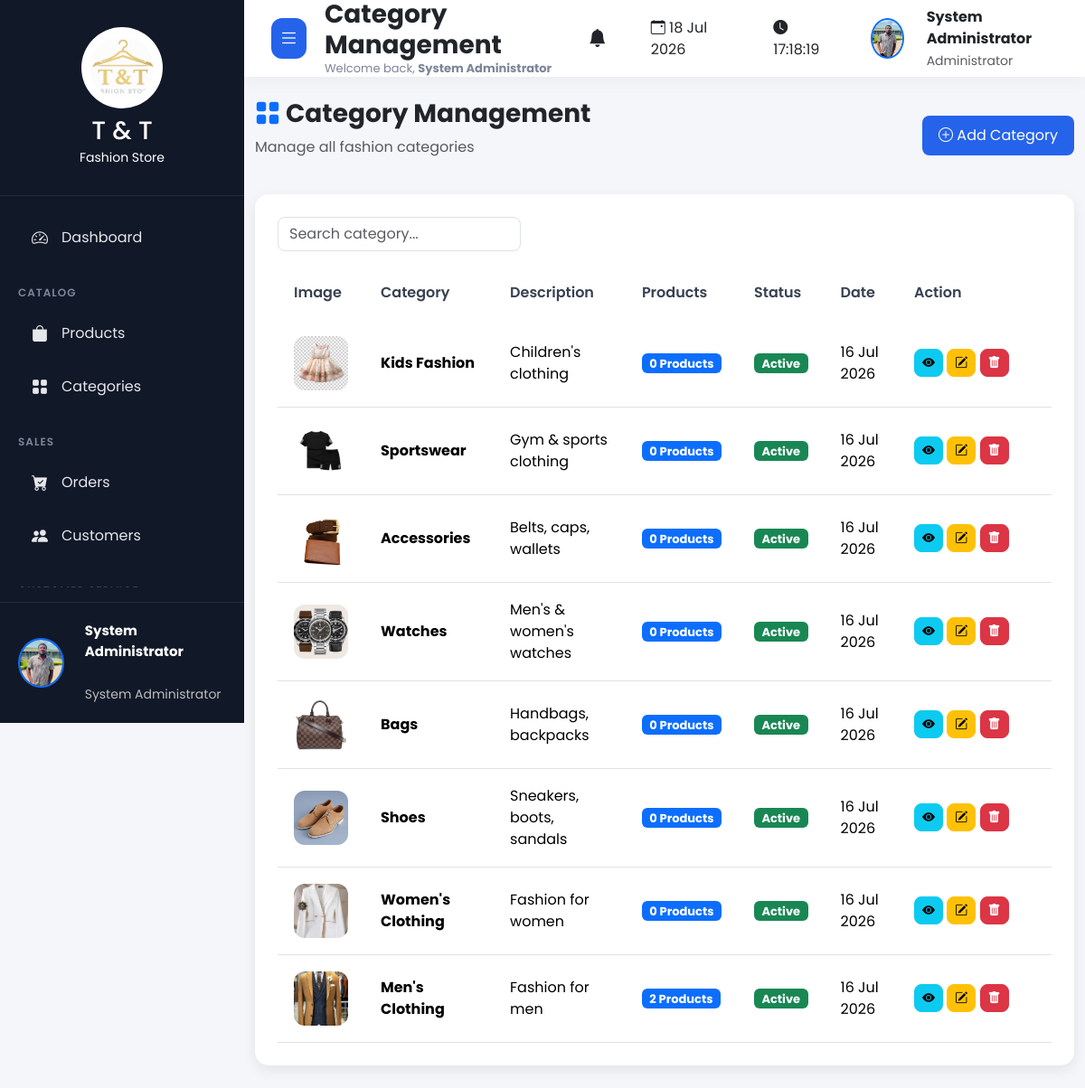
Screenshot of /admin/categories/index.php (signed in) with the database file from the repository.
### tables this page shows
CREATE TABLE `settings` (
  `id` int(11) NOT NULL,
  `store_name` varchar(150) DEFAULT NULL,
  `phone` varchar(50) DEFAULT NULL,
  `email` varchar(150) DEFAULT NULL,
  `address` text DEFAULT NULL,
  `logo` varchar(255) DEFAULT NULL,
  `website` varchar(255) DEFAULT NULL,
  `currency` varchar(20) DEFAULT 'RWF',
  `tax` decimal(5,2) DEFAULT 0.00,
  `shipping_fee` decimal(10,2) DEFAULT 0.00,
  `footer_text` text DEFAULT NULL,
  `facebook` varchar(255) DEFAULT NULL,
  `instagram` varchar(255) DEFAULT NULL,
  `twitter` varchar(255) DEFAULT NULL,
  `created_at` timestamp NOT NULL DEFAULT current_timestamp(),
  `updated_at` timestamp NOT NULL DEFAULT current_timestamp() ON UPDATE current_timestamp()
);

CREATE TABLE `categories` (
  `id` int(11) NOT NULL,
  `category_name` varchar(100) NOT NULL,
  `description` text DEFAULT NULL,
  `image` varchar(255) DEFAULT 'default-category.png',
  `status` enum('Active','Inactive') DEFAULT 'Active',
  `created_at` timestamp NOT NULL DEFAULT current_timestamp()
);

### admin/categories/index.php (the view, shortened to what this page needs)
<?php
include("../../config/db.php");
$categories = mysqli_query($conn,"
SELECT c.*,
(
SELECT COUNT(*)
FROM products p
WHERE p.category_id=c.id
) AS total_products
FROM categories c
ORDER BY id DESC
");
?>
<!DOCTYPE html>
<html lang="en">
<head>
<link href="https://cdn.jsdelivr.net/npm/bootstrap@5.3.3/dist/css/bootstrap.min.css" rel="stylesheet">
<link href="https://cdn.jsdelivr.net/npm/bootstrap-icons@1.11.3/font/bootstrap-icons.css" rel="stylesheet">
<link rel="stylesheet" href="../../assets/css/dashboard.css">
</head>
<body>
<?php
include("../includes/header.php");
include("../includes/sidebar.php");
include("../includes/topbar.php");
?>
<div class="container-fluid mt-4">
<div class="d-flex justify-content-between align-items-center mb-4">
<div>
<h3 class="fw-bold">
<i class="bi bi-grid-fill text-primary"></i>
Category Management
</h3>
<p class="text-muted">
Manage all fashion categories
</p>
</div>
<a href="add.php" class="btn btn-primary">
<i class="bi bi-plus-circle"></i>
Add Category
</a>
</div>
<div class="content-card">
<div class="row mb-3">
<div class="col-md-4">
<input
type="text"
id="searchCategory"
class="form-control"
placeholder="Search category...">
</div>
</div>
<div class="table-responsive">
<table class="table table-hover align-middle" id="categoryTable">
<thead>
<tr>
<th>Image</th>
<th>Category</th>
<th>Description</th>
<th>Products</th>
<th>Status</th>
<th>Date</th>
<th width="170">Action</th>
</tr>
</thead>
<tbody>
<?php
if(mysqli_num_rows($categories)>0){
while($row=mysqli_fetch_assoc($categories)){
?>
<tr>
<td>
<img
src="../../assets/images/categories/<?php echo $row['image']; ?>"
style="width:60px;height:60px;border-radius:12px;object-fit:cover;">
</td>
<td>
<strong>
<?php echo $row['category_name']; ?>
</strong>
</td>
<td>
<?php echo $row['description']; ?>
</td>
<td>
<span class="badge bg-primary">
<?php echo $row['total_products']; ?>
Products
</span>
</td>
<td>
<?php
if($row['status']=="Active"){
?>
<span class="badge bg-success">
Active
</span>
<?php
}else{
?>
<span class="badge bg-secondary">
Inactive
</span>
<?php
}
?>
</td>
<td>
<?php
echo date("d M Y",strtotime($row['created_at']));
?>
</td>
<td>
<a
href="view.php?id=<?php echo $row['id']; ?>"
class="btn btn-info btn-sm"
title="View">
<i class="bi bi-eye-fill"></i>
</a>
<a
href="edit.php?id=<?php echo $row['id']; ?>"
class="btn btn-warning btn-sm"
title="Edit">
<i class="bi bi-pencil-square"></i>
</a>
<button
class="btn btn-danger btn-sm"
data-bs-toggle="modal"
data-bs-target="#delete<?php echo $row['id']; ?>"
title="Delete">
<i class="bi bi-trash-fill"></i>
</button>
</td>
</tr>
<?php
}
}
?>
</tbody>
</table>
</div>
</div>
</div>
</div>
</body>
</html>

### admin/includes/sidebar.php (shortened to what this page needs)
<?php
$currentPage = basename($_SERVER['PHP_SELF']);
$settings = [];
$settingsQuery = mysqli_query($conn,"SELECT * FROM settings LIMIT 1");
if($settingsQuery && mysqli_num_rows($settingsQuery)>0){
    $settings = mysqli_fetch_assoc($settingsQuery);
}
$storeLogo = "logo.png";
if(!empty($settings['logo'])){
    $storeLogo = $settings['logo'];
}
$adminPhoto = "default.png";
if(isset($_SESSION['admin_photo']) && !empty($_SESSION['admin_photo'])){
    $adminPhoto = $_SESSION['admin_photo'];
}
?>
<div class="sidebar">
    <div class="sidebar-header text-center">
        <img
        src="<?php echo SITE_URL; ?>/assets/images/settings/<?php echo htmlspecialchars($storeLogo); ?>"
        alt="T & T Fashion Store"
        class="img-fluid mb-2"
        style="
        width:90px;
        height:90px;
        object-fit:contain;
        ">
        <h3 class="mb-0">
            <?php
            echo !empty($settings['store_name'])
            ? "T & T"
            : "T & T";
            ?>
        </h3>
        <small>
            Fashion Store
        </small>
    </div>
    <ul class="sidebar-menu">
        <li class="<?php echo ($currentPage=="dashboard.php") ? "active" : ""; ?>">
            <a href="<?php echo SITE_URL; ?>/admin/dashboard.php">
                <i class="bi bi-speedometer2"></i>
                <span>Dashboard</span>
            </a>
        </li>
        <li class="menu-title">
            Catalog
        </li>
        <li>
            <a href="<?php echo SITE_URL; ?>/admin/products/index.php">
                <i class="bi bi-bag-fill"></i>
                <span>Products</span>
            </a>
        </li>
        <li>
            <a href="<?php echo SITE_URL; ?>/admin/categories/index.php">
                <i class="bi bi-grid-fill"></i>
                <span>Categories</span>
            </a>
        </li>
        <li class="menu-title">
            Sales
        </li>
        <li>
            <a href="<?php echo SITE_URL; ?>/admin/orders/index.php">
                <i class="bi bi-cart-check-fill"></i>
                <span>Orders</span>
            </a>
        </li>
        <li>
            <a href="<?php echo SITE_URL; ?>/admin/customers/index.php">
                <i class="bi bi-people-fill"></i>
                <span>Customers</span>
            </a>
        </li>
        <li class="menu-title">
        </li>
    </ul>
    <div class="sidebar-footer d-flex align-items-center">
        <img
        src="<?php echo SITE_URL; ?>/assets/images/admins/<?php echo htmlspecialchars($adminPhoto); ?>"
        class="rounded-circle border border-2 border-primary"
        style="
        width:55px;
        height:55px;
        object-fit:cover;
        "
        alt="Administrator">
        <div class="ms-2">
            <strong>
                <?php
                echo isset($_SESSION['admin_name'])
                ? htmlspecialchars($_SESSION['admin_name'])
                : "Administrator";
                ?>
            </strong>
            <br>
            <small>
                System Administrator
            </small>
        </div>
    </div>
</div>

### assets/css/dashboard.css (style rules this page uses)
* { margin:0; padding:0; box-sizing:border-box; font-family:'Poppins',sans-serif; }
body { background:#f4f7fc; overflow-x:hidden; }
.sidebar { position:fixed; left:0; top:0; width:270px; height:100vh; background:#111827; color:#fff; display:flex; flex-direction:column; justify-content:space-between; transition:.3s; z-index:999; }
.sidebar-header { text-align:center; padding:30px 20px; border-bottom:1px solid rgba(255,255,255,.08); }
.sidebar-header img { width:90px; height:90px; border-radius:50%; background:white; padding:10px; margin-bottom:15px; }
.sidebar-menu { list-style:none; padding:20px; overflow-y:auto; }
.sidebar-menu li { margin-bottom:6px; }
.sidebar-menu li.menu-title { color:#7d8597; font-size:12px; text-transform:uppercase; letter-spacing:1px; margin-top:25px; margin-bottom:10px; font-weight:600; }
.sidebar-menu li a { display:flex; align-items:center; justify-content:space-between; color:#e5e7eb; text-decoration:none; padding:13px 15px; border-radius:12px; transition:.3s; }
.sidebar-menu li a span { flex:1; margin-left:15px; }
.sidebar-menu li a i { font-size:18px; }
.sidebar-footer { padding:20px; border-top:1px solid rgba(255,255,255,.08); display:flex; align-items:center; gap:15px; }
.sidebar-footer img { width:55px; height:55px; border-radius:50%; object-fit:cover; border:3px solid #2563eb; }
.sidebar-footer strong { display:block; font-size:15px; }
.sidebar-footer small { color:#bdbdbd; }
.content-card { background:#ffffff; border-radius:20px; padding:25px; box-shadow:0 10px 25px rgba(0,0,0,.06); margin-bottom:30px; transition:.3s; }
.table { margin:0; }
.table thead { background:#f3f4f6; }
.table thead th { border:none; padding:18px; font-weight:600; color:#374151; }
.table tbody td { vertical-align:middle; padding:18px; }
.table img { width:55px; height:55px; object-fit:cover; border-radius:10px; }
.table tbody tr { transition:.3s; }
.btn-primary { background:#2563eb; border:none; border-radius:12px; padding:10px 18px; }
.btn-warning { border-radius:12px; }
.btn-danger { border-radius:12px; }
.content-card { animation:fadeUp .6s ease; }

### admin/includes/header.php (style rules this page uses)
* { margin:0; padding:0; box-sizing:border-box; font-family:'Poppins',sans-serif; }
body { background:#f5f6fa; overflow-x:hidden; }
a { text-decoration:none; }
.content-card { background:#fff; padding:25px; border-radius:15px; box-shadow:0 5px 15px rgba(0,0,0,.08); margin-bottom:25px; }
.table img { object-fit:cover; }
.badge { font-size:13px; }
.btn { border-radius:8px; }
.form-control, .form-select { border-radius:8px; }

### rows the page displays
settings: logo (picture)
categories: image (picture), category_name "Kids Fashion", description "Children's clothing", total_products "0", status "Active", created_at "16 Jul 2026"
categories: image (picture), category_name "Sportswear", description "Gym & sports clothing", total_products "0", status "Active", created_at "16 Jul 2026"
categories: image (picture), category_name "Accessories", description "Belts, caps, wallets", total_products "0", status "Active", created_at "16 Jul 2026"
categories: image (picture), category_name "Watches", description "Men's & women's watches", total_products "0", status "Active", created_at "16 Jul 2026"
categories: image (picture), category_name "Bags", description "Handbags, backpacks", total_products "0", status "Active", created_at "16 Jul 2026"
categories: image (picture), category_name "Shoes", description "Sneakers, boots, sandals", total_products "0", status "Active", created_at "16 Jul 2026"
categories: image (picture), category_name "Women's Clothing", description "Fashion for women", total_products "0", status "Active", created_at "16 Jul 2026"
categories: image (picture), category_name "Men's Clothing", description "Fashion for men", total_products "2", status "Active", created_at "16 Jul 2026"

### other values shown
$_SESSION['admin_name'] "System Administrator"
